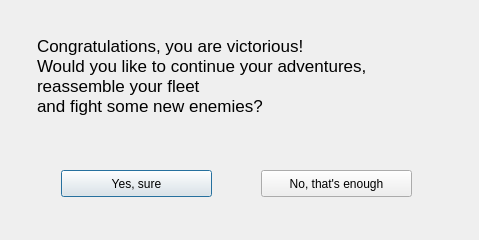
<?xml version="1.0" encoding="UTF-8"?>
<ui version="4.0">
 <class>EndOfGameWindow</class>
 <widget class="QDialog" name="EndOfGameWindow">
  <property name="geometry">
   <rect>
    <x>0</x>
    <y>0</y>
    <width>479</width>
    <height>240</height>
   </rect>
  </property>
  <property name="sizePolicy">
   <sizepolicy hsizetype="Fixed" vsizetype="Fixed">
    <horstretch>0</horstretch>
    <verstretch>0</verstretch>
   </sizepolicy>
  </property>
  <property name="windowTitle">
   <string>Victory</string>
  </property>
  <widget class="QPushButton" name="RepeatButton">
   <property name="geometry">
    <rect>
     <x>61</x>
     <y>170</y>
     <width>151</width>
     <height>27</height>
    </rect>
   </property>
   <property name="text">
    <string>Yes, sure</string>
   </property>
  </widget>
  <widget class="QPushButton" name="EnoughButton">
   <property name="geometry">
    <rect>
     <x>261</x>
     <y>170</y>
     <width>151</width>
     <height>27</height>
    </rect>
   </property>
   <property name="text">
    <string>No, that's enough</string>
   </property>
  </widget>
  <widget class="QLabel" name="TextLabel">
   <property name="geometry">
    <rect>
     <x>37</x>
     <y>20</y>
     <width>401</width>
     <height>111</height>
    </rect>
   </property>
   <property name="font">
    <font>
     <pointsize>13</pointsize>
    </font>
   </property>
   <property name="contextMenuPolicy">
    <enum>Qt::DefaultContextMenu</enum>
   </property>
   <property name="text">
    <string>Congratulations, you are victorious!
Would you like to continue your adventures,
reassemble your fleet
and fight some new enemies?</string>
   </property>
  </widget>
 </widget>
 <resources/>
 <connections/>
</ui>
